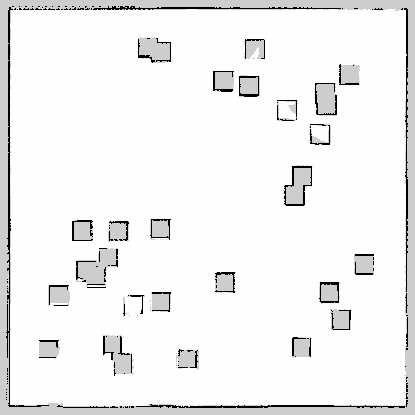
#> input picture src/my_map.pgm, 415 x 415 px
$ python A_estrela.py
#> lines starting #> are read from the running program, lines starting #| are printed output that depends on the picture; after the words box and inside, x2 and y2 are one past the last pixel; in counts of white or black regions, pixels touching at a corner belong together
from collections import deque
from matplotlib import pyplot as plt

# Tamanho da matriz
lines = 400
columns = 400

class Path:
    def __init__(self, x, y):
        self.x = x
        self.y = y

#Pontos de inicio e fim
x_ini = 10
y_ini = 10

x_fin = 50
y_fin = 50

goal = (x_fin, y_fin)
start = (x_ini, y_ini)
path = [Path(start[0], start[1])]

caminho_livre = 1
obstaculo = 0

# Montando matrix do fafa
pgmf = open('src/my_map.pgm', 'rb')
matrix = plt.imread(pgmf)
#> matrix is the input picture: shape (415, 415); min 0, max 254, mean 240.4

matrix = (1.0 * (matrix > 220))
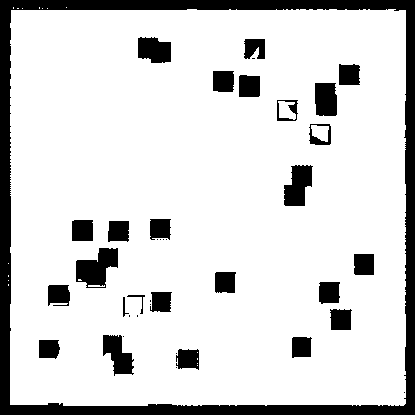
#> matrix: shape (415, 415) float64; values 0 (black) and 1 (white), 84.3% white; 39 black regions (13 under 20 px), largest, box (x1, y1, x2, y2) and area: (0, 0, 415, 415) 15991, (76, 248, 118, 288) 1050, (284, 165, 313, 206) 840

# Inicializa a matriz com zeros
matriz = [[0] * columns for _ in range(lines)]
matriz_caminho = [[0] * columns for _ in range(lines)]

matriz[x_fin][y_fin] = 2
matriz[x_ini][y_ini] = 1

# Fila para a busca em largura
fila = deque([(x_fin, y_fin)])

# Wavefront
while fila:
    x, y = fila.popleft()
    for dx in range(-1, 2):
        for dy in range(-1, 2):
            i, j = x + dx, y + dy
            if 0 <= i < lines and 0 <= j < columns and matriz[i][j] == 0:
                matriz[i][j] = matriz[x][y] + 1
                fila.append((i, j))
            if (i, j) == (x_ini, y_ini):
                fila.clear()  # Limpa a fila para encerrar o loop
                break  # Sai do loop for interno
        else:
            continue  # Continua o loop while sem executar o else
        break  # Sai do loop for externo se o ponto inicial foi alcançado

# Para garantir que a célula inicial permaneça com o valor 1
matriz[x_fin][y_fin] = 2
matriz[x_ini][y_ini] = 1

x_atual, y_atual = x_ini, y_ini
def menor_valor(x_atual, y_atual, x_fin, y_fin,matriz):
    menor_valor = float('inf')
    prox_x, prox_y = x_atual, y_atual

    for dx in range(-1, 2):
        for dy in range(-1, 2):
            novo_x = x_atual + dx
            novo_y = y_atual + dy
            if (dx, dy) != (0, 0) and 0 <= novo_x < lines and 0 <= novo_y < columns and matriz[novo_x][novo_y] > 0:  #and matrix{novo_x}[novo_y] == caminho_aberto
                valor = matriz[novo_x][novo_y]
                if valor < menor_valor:
                    menor_valor = valor
                    prox_x, prox_y = novo_x, novo_y
                if (novo_x, novo_y) == (x_fin, y_fin):
                    return novo_x, novo_y

    return prox_x, prox_y


matriz[x_ini][y_ini] = float('inf')
while not(x_atual== x_fin and y_atual == y_fin):
    pros_x,pros_y = menor_valor(x_atual, y_atual, x_fin, y_fin,matriz)
    matriz_caminho[pros_x][pros_y] = 1
    x_atual = pros_x
    y_atual = pros_y
    path.append(Path(x_atual,y_atual))


path_x = [min(max(cell.x, 0), lines - 1) for cell in path]
path_y = [min(max(cell.y, 0), columns - 1) for cell in path]

plt.imshow(matrix, interpolation='nearest', cmap='gray')
plt.plot(path_y, path_x, color='red', linewidth=2)
plt.show()
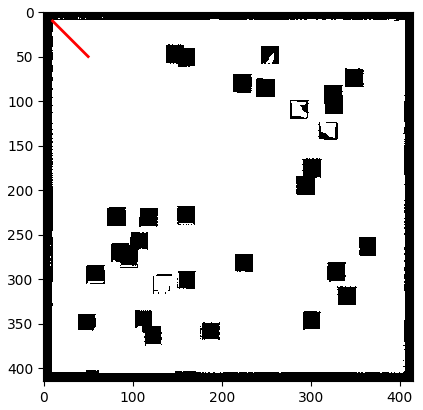
#> figure drawn by matplotlib, 1 panel
